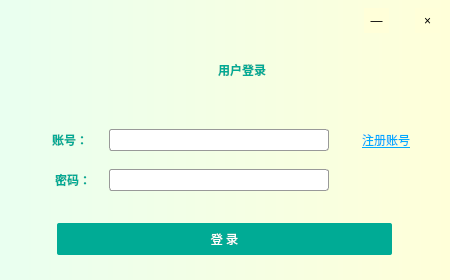
<?xml version="1.0" encoding="UTF-8"?>
<ui version="4.0">
 <class>loginWidget</class>
 <widget class="QWidget" name="loginWidget">
  <property name="geometry">
   <rect>
    <x>0</x>
    <y>0</y>
    <width>450</width>
    <height>280</height>
   </rect>
  </property>
  <property name="sizePolicy">
   <sizepolicy hsizetype="Fixed" vsizetype="Fixed">
    <horstretch>0</horstretch>
    <verstretch>0</verstretch>
   </sizepolicy>
  </property>
  <property name="minimumSize">
   <size>
    <width>450</width>
    <height>280</height>
   </size>
  </property>
  <property name="maximumSize">
   <size>
    <width>450</width>
    <height>280</height>
   </size>
  </property>
  <property name="windowTitle">
   <string>Form</string>
  </property>
  <property name="styleSheet">
   <string notr="true">QWidget{
background-color: qlineargradient(spread:pad, x1:0, y1:0, x2:1, y2:0, stop:0 rgba(233, 255, 240), stop:1 rgba(255, 255, 217));
}
QLabel{
background-color: rgba(255, 255, 255, 0);
}
</string>
  </property>
  <layout class="QVBoxLayout" name="verticalLayout">
   <property name="spacing">
    <number>0</number>
   </property>
   <property name="leftMargin">
    <number>10</number>
   </property>
   <property name="topMargin">
    <number>8</number>
   </property>
   <property name="rightMargin">
    <number>10</number>
   </property>
   <property name="bottomMargin">
    <number>0</number>
   </property>
   <item>
    <layout class="QHBoxLayout" name="horizontalLayout_4">
     <property name="spacing">
      <number>6</number>
     </property>
     <property name="topMargin">
      <number>0</number>
     </property>
     <item>
      <spacer name="horizontalSpacer_3">
       <property name="orientation">
        <enum>Qt::Horizontal</enum>
       </property>
       <property name="sizeHint" stdset="0">
        <size>
         <width>16</width>
         <height>15</height>
        </size>
       </property>
      </spacer>
     </item>
     <item>
      <widget class="QPushButton" name="min_btn">
       <property name="sizePolicy">
        <sizepolicy hsizetype="Fixed" vsizetype="Fixed">
         <horstretch>0</horstretch>
         <verstretch>0</verstretch>
        </sizepolicy>
       </property>
       <property name="minimumSize">
        <size>
         <width>25</width>
         <height>25</height>
        </size>
       </property>
       <property name="maximumSize">
        <size>
         <width>25</width>
         <height>25</height>
        </size>
       </property>
       <property name="cursor">
        <cursorShape>PointingHandCursor</cursorShape>
       </property>
       <property name="styleSheet">
        <string notr="true">QPushButton{
background-color: rgb(255, 255, 217);
border:0;
}
QPushButton:hover{
color: rgb(0, 171, 149);
background-color: rgb(213, 213, 213);
}</string>
       </property>
       <property name="text">
        <string>—</string>
       </property>
      </widget>
     </item>
     <item>
      <spacer name="horizontalSpacer_8">
       <property name="orientation">
        <enum>Qt::Horizontal</enum>
       </property>
       <property name="sizeType">
        <enum>QSizePolicy::Fixed</enum>
       </property>
       <property name="sizeHint" stdset="0">
        <size>
         <width>20</width>
         <height>20</height>
        </size>
       </property>
      </spacer>
     </item>
     <item>
      <widget class="QPushButton" name="close_btn">
       <property name="sizePolicy">
        <sizepolicy hsizetype="Fixed" vsizetype="Fixed">
         <horstretch>0</horstretch>
         <verstretch>0</verstretch>
        </sizepolicy>
       </property>
       <property name="minimumSize">
        <size>
         <width>25</width>
         <height>25</height>
        </size>
       </property>
       <property name="maximumSize">
        <size>
         <width>25</width>
         <height>25</height>
        </size>
       </property>
       <property name="cursor">
        <cursorShape>PointingHandCursor</cursorShape>
       </property>
       <property name="styleSheet">
        <string notr="true">QPushButton{
background-color: rgb(255, 255, 217);
border:0;
}
QPushButton:hover{
color: rgb(0, 171, 149);
	background-color: rgb(213, 213, 213);
}
</string>
       </property>
       <property name="text">
        <string>×</string>
       </property>
      </widget>
     </item>
    </layout>
   </item>
   <item>
    <spacer name="verticalSpacer">
     <property name="orientation">
      <enum>Qt::Vertical</enum>
     </property>
     <property name="sizeType">
      <enum>QSizePolicy::Fixed</enum>
     </property>
     <property name="sizeHint" stdset="0">
      <size>
       <width>20</width>
       <height>5</height>
      </size>
     </property>
    </spacer>
   </item>
   <item>
    <layout class="QHBoxLayout" name="horizontalLayout">
     <item>
      <spacer name="horizontalSpacer">
       <property name="orientation">
        <enum>Qt::Horizontal</enum>
       </property>
       <property name="sizeHint" stdset="0">
        <size>
         <width>40</width>
         <height>20</height>
        </size>
       </property>
      </spacer>
     </item>
     <item>
      <widget class="QLabel" name="label_4">
       <property name="sizePolicy">
        <sizepolicy hsizetype="Fixed" vsizetype="Fixed">
         <horstretch>0</horstretch>
         <verstretch>0</verstretch>
        </sizepolicy>
       </property>
       <property name="minimumSize">
        <size>
         <width>33</width>
         <height>33</height>
        </size>
       </property>
       <property name="maximumSize">
        <size>
         <width>33</width>
         <height>33</height>
        </size>
       </property>
       <property name="styleSheet">
        <string notr="true">image: url(:/new/icon/resources/Angelica+.ico);</string>
       </property>
       <property name="text">
        <string/>
       </property>
      </widget>
     </item>
     <item>
      <widget class="QLabel" name="label_2">
       <property name="styleSheet">
        <string notr="true">font: 75 15pt &quot;微软雅黑&quot;;
color:rgb(0,171,149);
font-weight:bold;</string>
       </property>
       <property name="text">
        <string>用户登录</string>
       </property>
       <property name="alignment">
        <set>Qt::AlignCenter</set>
       </property>
      </widget>
     </item>
     <item>
      <spacer name="horizontalSpacer_2">
       <property name="orientation">
        <enum>Qt::Horizontal</enum>
       </property>
       <property name="sizeHint" stdset="0">
        <size>
         <width>40</width>
         <height>20</height>
        </size>
       </property>
      </spacer>
     </item>
    </layout>
   </item>
   <item>
    <spacer name="verticalSpacer_2">
     <property name="orientation">
      <enum>Qt::Vertical</enum>
     </property>
     <property name="sizeType">
      <enum>QSizePolicy::Fixed</enum>
     </property>
     <property name="sizeHint" stdset="0">
      <size>
       <width>21</width>
       <height>27</height>
      </size>
     </property>
    </spacer>
   </item>
   <item>
    <layout class="QHBoxLayout" name="horizontalLayout_2">
     <property name="spacing">
      <number>6</number>
     </property>
     <item>
      <spacer name="horizontalSpacer_4">
       <property name="orientation">
        <enum>Qt::Horizontal</enum>
       </property>
       <property name="sizeType">
        <enum>QSizePolicy::Fixed</enum>
       </property>
       <property name="sizeHint" stdset="0">
        <size>
         <width>27</width>
         <height>20</height>
        </size>
       </property>
      </spacer>
     </item>
     <item>
      <widget class="QLabel" name="label">
       <property name="sizePolicy">
        <sizepolicy hsizetype="Fixed" vsizetype="Fixed">
         <horstretch>0</horstretch>
         <verstretch>0</verstretch>
        </sizepolicy>
       </property>
       <property name="styleSheet">
        <string notr="true">font: 10pt &quot;微软雅黑&quot;;
color:rgb(0,171,149);
font-weight:bold;</string>
       </property>
       <property name="text">
        <string>账号：</string>
       </property>
      </widget>
     </item>
     <item>
      <widget class="QLineEdit" name="account">
       <property name="minimumSize">
        <size>
         <width>220</width>
         <height>22</height>
        </size>
       </property>
       <property name="maximumSize">
        <size>
         <width>220</width>
         <height>22</height>
        </size>
       </property>
       <property name="styleSheet">
        <string notr="true">border:1px solid #999999;
border-radius:3px;
background-color: rgb(255, 255, 255);
font: 9pt &quot;微软雅黑&quot;;</string>
       </property>
       <property name="text">
        <string/>
       </property>
      </widget>
     </item>
     <item>
      <widget class="QPushButton" name="register_btn">
       <property name="sizePolicy">
        <sizepolicy hsizetype="Fixed" vsizetype="Fixed">
         <horstretch>0</horstretch>
         <verstretch>0</verstretch>
        </sizepolicy>
       </property>
       <property name="minimumSize">
        <size>
         <width>72</width>
         <height>0</height>
        </size>
       </property>
       <property name="maximumSize">
        <size>
         <width>72</width>
         <height>16777215</height>
        </size>
       </property>
       <property name="font">
        <font>
         <family>微软雅黑</family>
         <pointsize>9</pointsize>
         <weight>50</weight>
         <italic>false</italic>
         <bold>false</bold>
         <underline>true</underline>
        </font>
       </property>
       <property name="cursor">
        <cursorShape>PointingHandCursor</cursorShape>
       </property>
       <property name="styleSheet">
        <string notr="true">border:0;
color: rgb(0, 170, 255);
background-color: rgba(255, 255, 255, 0);
font: 9pt &quot;微软雅黑&quot;;</string>
       </property>
       <property name="text">
        <string>注册账号</string>
       </property>
      </widget>
     </item>
    </layout>
   </item>
   <item>
    <spacer name="verticalSpacer_3">
     <property name="orientation">
      <enum>Qt::Vertical</enum>
     </property>
     <property name="sizeType">
      <enum>QSizePolicy::Fixed</enum>
     </property>
     <property name="sizeHint" stdset="0">
      <size>
       <width>20</width>
       <height>18</height>
      </size>
     </property>
    </spacer>
   </item>
   <item>
    <layout class="QHBoxLayout" name="horizontalLayout_3">
     <item>
      <spacer name="horizontalSpacer_5">
       <property name="orientation">
        <enum>Qt::Horizontal</enum>
       </property>
       <property name="sizeType">
        <enum>QSizePolicy::Fixed</enum>
       </property>
       <property name="sizeHint" stdset="0">
        <size>
         <width>27</width>
         <height>20</height>
        </size>
       </property>
      </spacer>
     </item>
     <item>
      <widget class="QLabel" name="label_3">
       <property name="sizePolicy">
        <sizepolicy hsizetype="Fixed" vsizetype="Fixed">
         <horstretch>0</horstretch>
         <verstretch>0</verstretch>
        </sizepolicy>
       </property>
       <property name="styleSheet">
        <string notr="true">font: 10pt &quot;微软雅黑&quot;;
color:rgb(0,171,149);
font-weight:bold;</string>
       </property>
       <property name="text">
        <string>密码：</string>
       </property>
      </widget>
     </item>
     <item>
      <widget class="QLineEdit" name="password">
       <property name="sizePolicy">
        <sizepolicy hsizetype="Fixed" vsizetype="Fixed">
         <horstretch>0</horstretch>
         <verstretch>0</verstretch>
        </sizepolicy>
       </property>
       <property name="minimumSize">
        <size>
         <width>220</width>
         <height>22</height>
        </size>
       </property>
       <property name="maximumSize">
        <size>
         <width>220</width>
         <height>22</height>
        </size>
       </property>
       <property name="styleSheet">
        <string notr="true">border:1px solid #999999;
border-radius:3px;
background-color: rgb(255, 255, 255);
font: 9pt &quot;微软雅黑&quot;;</string>
       </property>
       <property name="text">
        <string/>
       </property>
      </widget>
     </item>
     <item>
      <widget class="QLabel" name="label_5">
       <property name="sizePolicy">
        <sizepolicy hsizetype="Fixed" vsizetype="Fixed">
         <horstretch>0</horstretch>
         <verstretch>0</verstretch>
        </sizepolicy>
       </property>
       <property name="minimumSize">
        <size>
         <width>72</width>
         <height>20</height>
        </size>
       </property>
       <property name="maximumSize">
        <size>
         <width>72</width>
         <height>20</height>
        </size>
       </property>
       <property name="text">
        <string/>
       </property>
      </widget>
     </item>
    </layout>
   </item>
   <item>
    <spacer name="verticalSpacer_4">
     <property name="orientation">
      <enum>Qt::Vertical</enum>
     </property>
     <property name="sizeType">
      <enum>QSizePolicy::Fixed</enum>
     </property>
     <property name="sizeHint" stdset="0">
      <size>
       <width>20</width>
       <height>32</height>
      </size>
     </property>
    </spacer>
   </item>
   <item>
    <layout class="QHBoxLayout" name="horizontalLayout_5">
     <item>
      <spacer name="horizontalSpacer_7">
       <property name="orientation">
        <enum>Qt::Horizontal</enum>
       </property>
       <property name="sizeType">
        <enum>QSizePolicy::Preferred</enum>
       </property>
       <property name="sizeHint" stdset="0">
        <size>
         <width>40</width>
         <height>20</height>
        </size>
       </property>
      </spacer>
     </item>
     <item>
      <widget class="QPushButton" name="login_btn">
       <property name="sizePolicy">
        <sizepolicy hsizetype="Fixed" vsizetype="Fixed">
         <horstretch>0</horstretch>
         <verstretch>0</verstretch>
        </sizepolicy>
       </property>
       <property name="minimumSize">
        <size>
         <width>335</width>
         <height>32</height>
        </size>
       </property>
       <property name="maximumSize">
        <size>
         <width>335</width>
         <height>32</height>
        </size>
       </property>
       <property name="cursor">
        <cursorShape>PointingHandCursor</cursorShape>
       </property>
       <property name="styleSheet">
        <string notr="true">QPushButton{
background-color:rgb(0,171,149);
border-radius:2px;
	color: rgb(255, 255, 255);
font: 12pt &quot;微软雅黑&quot;;
}</string>
       </property>
       <property name="text">
        <string>登 录</string>
       </property>
       <property name="shortcut">
        <string>Return</string>
       </property>
      </widget>
     </item>
     <item>
      <spacer name="horizontalSpacer_6">
       <property name="orientation">
        <enum>Qt::Horizontal</enum>
       </property>
       <property name="sizeType">
        <enum>QSizePolicy::Preferred</enum>
       </property>
       <property name="sizeHint" stdset="0">
        <size>
         <width>41</width>
         <height>20</height>
        </size>
       </property>
      </spacer>
     </item>
    </layout>
   </item>
   <item>
    <spacer name="verticalSpacer_5">
     <property name="orientation">
      <enum>Qt::Vertical</enum>
     </property>
     <property name="sizeType">
      <enum>QSizePolicy::Fixed</enum>
     </property>
     <property name="sizeHint" stdset="0">
      <size>
       <width>20</width>
       <height>25</height>
      </size>
     </property>
    </spacer>
   </item>
  </layout>
 </widget>
 <tabstops>
  <tabstop>account</tabstop>
  <tabstop>password</tabstop>
  <tabstop>register_btn</tabstop>
  <tabstop>login_btn</tabstop>
  <tabstop>min_btn</tabstop>
  <tabstop>close_btn</tabstop>
 </tabstops>
 <resources/>
 <connections/>
</ui>
